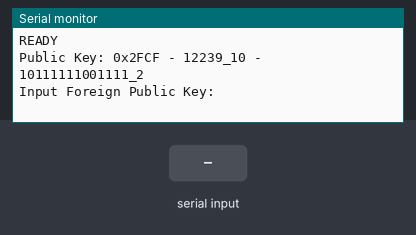
The sketch below on a simulated Arduino Mega 2560, built with avr-gcc and run on an emulated ATmega2560. Parts: the last lines printed to the serial monitor. The test bench sets the inputs (shaded band). Random numbers use the default seed unless the sketch sets one.

Above: at 0.8 s.
0.9 s: "90,45\n" received over Serial
At 1.9 s:
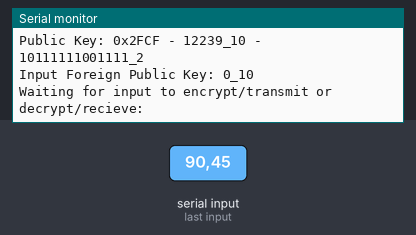
2.4 s: "90,45\n" received over the second serial link
At 3.6 s:
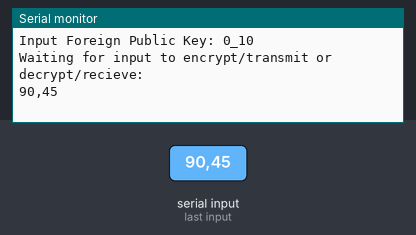
3.9 s: "0\n" received over the second serial link
At 4.7 s:
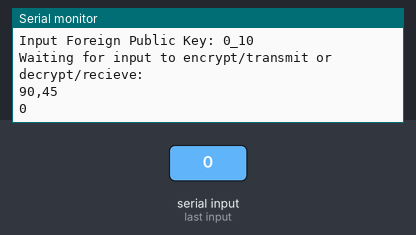

Measured:
- after the input at 0.9 s, the serial monitor: prints a new line at once (image 1)
- after the input at 2.4 s, the serial monitor: prints a new line at once (image 2)
- after the input at 3.9 s, the serial monitor: prints a new line at once (image 3)

The sketch:

Encrypt.ino
```cpp
#include "structs.h"
#include "functions.h"

pub_t pub;
pri_t pri;

void setup()
{
  // Ini ports
  Serial.begin(9600);
  Serial3.begin(9600);

  Serial.print("\n\nREADY\n\n");

  pub.p = 19211;
  pub.g = 6;

  pri.a = 0;
  pub.A = 0;

  while(pub.A == 0)
  {
    randomSeed(analogRead(0));

    pri.a = random(2, 254);

    pub.A = pow_mod(pub.g,pri.a,pub.p);
  }

  print_variable("Public Key",&pub.A);

  char *fpk;
  fpk = read_line("Input Foreign Public Key");
  pub.B = atoi(fpk);
  Serial.print(pub.B, DEC);
  Serial.println("_10");

  pri.s = pow_mod(pub.B,pri.a,pub.p);

  Serial.print("Waiting for input to encrypt/transmit or decrypt/recieve:\n\n");
}

void loop()
{
  // read from port 3
  if(Serial3.available())
  {
    uint16_t inByte = Serial3.read();

    cipher(&inByte, pri.s);

    Serial.write(inByte);
  }

  // read from serial moniter
  if(Serial.available())
  {
    uint16_t inByte = Serial.read();

    cipher(&inByte, pri.s);

    Serial3.write(inByte);
  }
}
```

functions.h
```cpp
#ifndef functions_h
#define functions_h

#include "Arduino.h"

uint16_t pow_mod(uint16_t b, uint16_t p, uint16_t n)
{
  uint32_t x = 1;

  for(uint32_t i = 0; i < p; i++)
  {
    x = ((b % n) * (x % n)) % n; // as Mod[b*x,n] == Mod[Mod[b,n]*Mod[x,n],n] == Mod[Mod[b*x,n],n];
  }

  return x;
}

char *read_line(char text[] = "Waiting for input")
{
  int bufferlength = 256;
  char buffer[255];
  int i = 0;

  Serial.print(text);
  Serial.print(": ");

  while(i+1<=bufferlength)
  {
    int8_t input = Serial.read();
    if(input == -1)
    {
      // Nothing to see here... Serial buffer is empty
    }
    else
    {
      // We got a value! Process it.
      buffer[i+1] = '\0'; // Ensure that following char is null terminated
      if(input == '\n') // Is there a new line character?
        break; // If so, break from while loop

      buffer[i] = input; // Store input into buffer
      i++; // Increment byte character
    }
  }

  return buffer;
}

void cipher(uint16_t *input, uint16_t key)
{
  *input = (*input ^ key);
}

void print_variable(char name[], uint16_t *var)
{
  Serial.print(name);
  Serial.print(": 0x");
  Serial.print(*var, HEX);
  Serial.print(" - ");
  Serial.print(*var, DEC);
  Serial.print("_10 - ");
  Serial.print(*var, BIN);
  Serial.println("_2");
}

void print_compare(uint32_t *var1, uint16_t *var2)
{
  Serial.print(*var1, BIN);
  Serial.print("\t");
  Serial.println(*var2, BIN);
}

#endif
```

structs.h
```cpp
#ifndef structures_h
#define structures_h

#include <WString.h>

typedef struct
{
  uint16_t a;
  uint16_t s;
}
pri_t;

typedef struct
{
  uint16_t p;
  uint16_t g;
  uint16_t A;
  uint16_t B;
}
pub_t;

#endif
```
